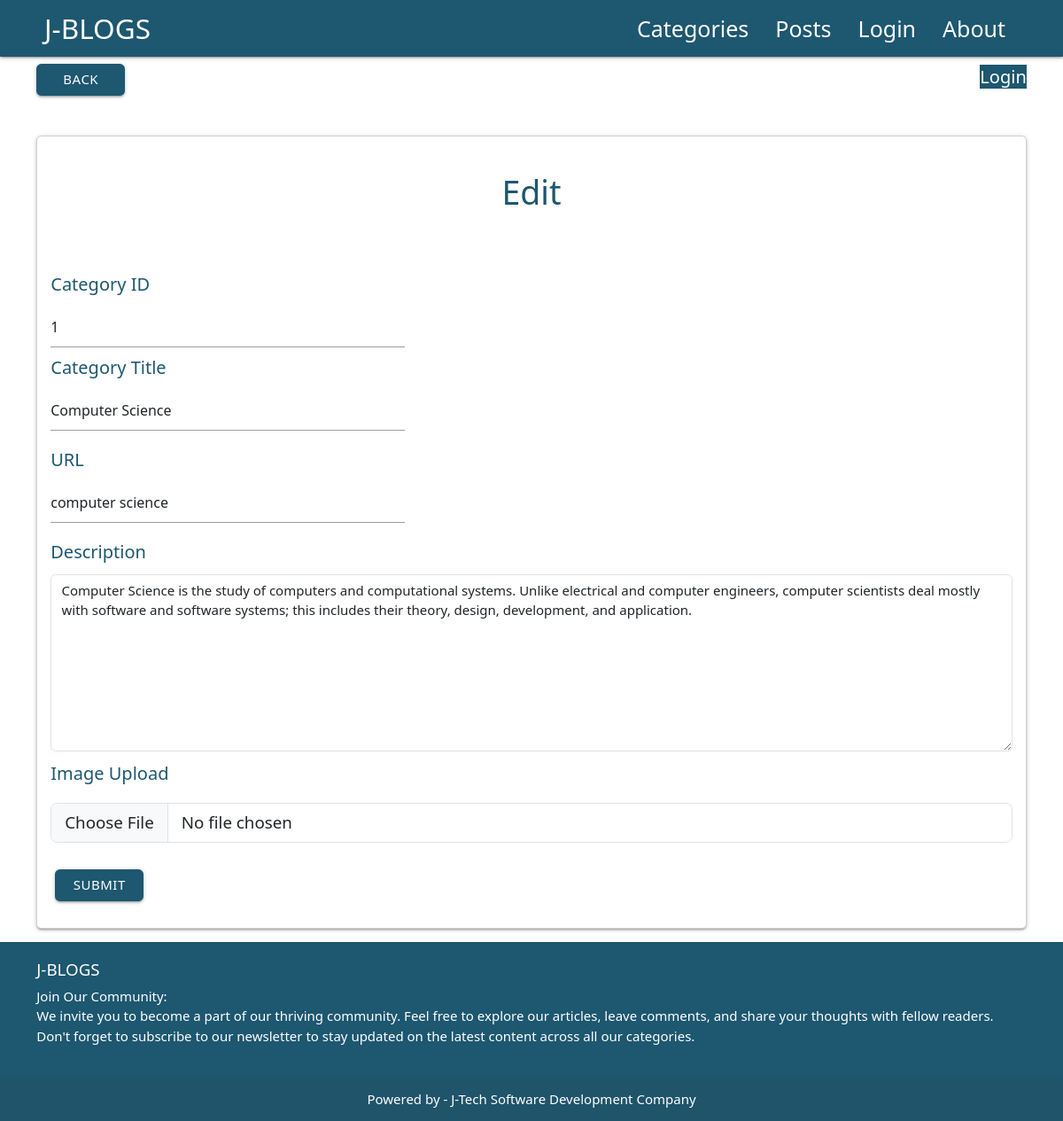
The app's page /cat_edit/1 with its own data.
### blog/models.py (models this page shows, shortened)
class Category(models.Model):
    cat_id = models.AutoField(primary_key=True)
    title = models.CharField(max_length=200)
    description = models.TextField()
    image = models.ImageField(upload_to='category/')
    url = models.CharField(max_length=200)
    add_data = models.DateTimeField(auto_now_add=True)

### blog/views.py (the view)
# urls.py: path('cat_edit/<int:id>',views.cat_edit,name='cat_edit'),
def cat_edit(request,id):
    c = Category.objects.get(cat_id=id)
    return render(request, 'cat_edit.html', {'c': c})

### templates/cat_edit.html (shortened to what this page needs)
{% extends 'base.html' %}
{% block 'content' %}
<div class="container" align="center">
    <div style="font-size:20px;" class="row mt-2">
        <div class="col-sm-6" align="left">
          <a href="{% url 'dashboard' %}" class="btn " style="color:white;background-color:#1d5770;width:100px;">Back</a>
        </div>
        <div class="col-sm-6" align="right">
            {% if request.user.is_authenticated %}
            <b style="color:#1d5770;"> User :  {{ request.user.username }}</b> <a href="{% url 'log_out' %}"  class="btn " style="color:white;background-color:#1d5770;">Logout</a>
            {% else %}
            <a href="{% url 'log_out' %}" style="background-color:#1d5770;color:white;">Login</a>
            {% endif %}
        </div>
    </div>
</div>
<div class="container mt-5" align="center">
 <form action="{% url 'cat_data_edit' %}" method="POST" enctype="multipart/form-data">
        <div class="card" >
          <h1 style="color:#1d5770;padding-top:40px;"> Edit </h1>
            <div class="card-body mt-5" >
                <div class="form-group" align="left">
                    <label style="color:#1d5770;font-size:20px;padding-bottom:10px;">Category ID</label>
                    <input type="text" name="cat_id" class="form-control" value="{{ c.cat_id }}" style="width:400px;">
                </div>
                <div class="form-group" align="left">
                    <label style="color:#1d5770;font-size:20px;padding-bottom:10px;">Category Title</label>
                    <input type="text" name="cat_title" class="form-control" value="{{ c.title }}" style="width:400px;">
                </div>
                 <div class="form-group" align="left">
                    <label style="color:#1d5770;font-size:20px;padding-bottom:10px;padding-top:10px">URL</label>
                    <input type="text" name="url" class="form-control" value="{{ c.url }}"  style="width:400px;">
                 </div>
                  <div class="form-group"  align="left">
                      <label style="color:#1d5770;font-size:20px;padding-bottom:10px;padding-top:10px;">Description</label>
                    <textarea class="form-control"  rows="50"  cols="40" style="height:200px;" name="description">{{ c.description }}</textarea>
                  </div>
                  <div align="left">
                      <label class="form-label" style="color:#1d5770;font-size:20px;padding-bottom:10px;padding-top:10px;">Image Upload</label>
                      <input class="form-control form-control-lg" name="image" value="{{ c.image }}" type="file">
                  </div>
            </div>
            <div align="left" class="mt-3">
              <input type="submit" class="btn" style="width:100px;background-color:#1d5770;color:white;margin-bottom:30px;margin-left:20px;" value="Submit">
            </div>
        </div>
</form>
</div>
{% endblock %}

### templates/header.html (style rules this page uses)
a { text-decoration:None; }

### records on screen
Category: cat_id "1", cat_title "Computer Science", url "computer science", description "Computer Science is the study of computers and computational systems. Unlike electrical and computer engineers, computer scientists deal mostly with software and software systems; this includes their theory, design, development, and application."
